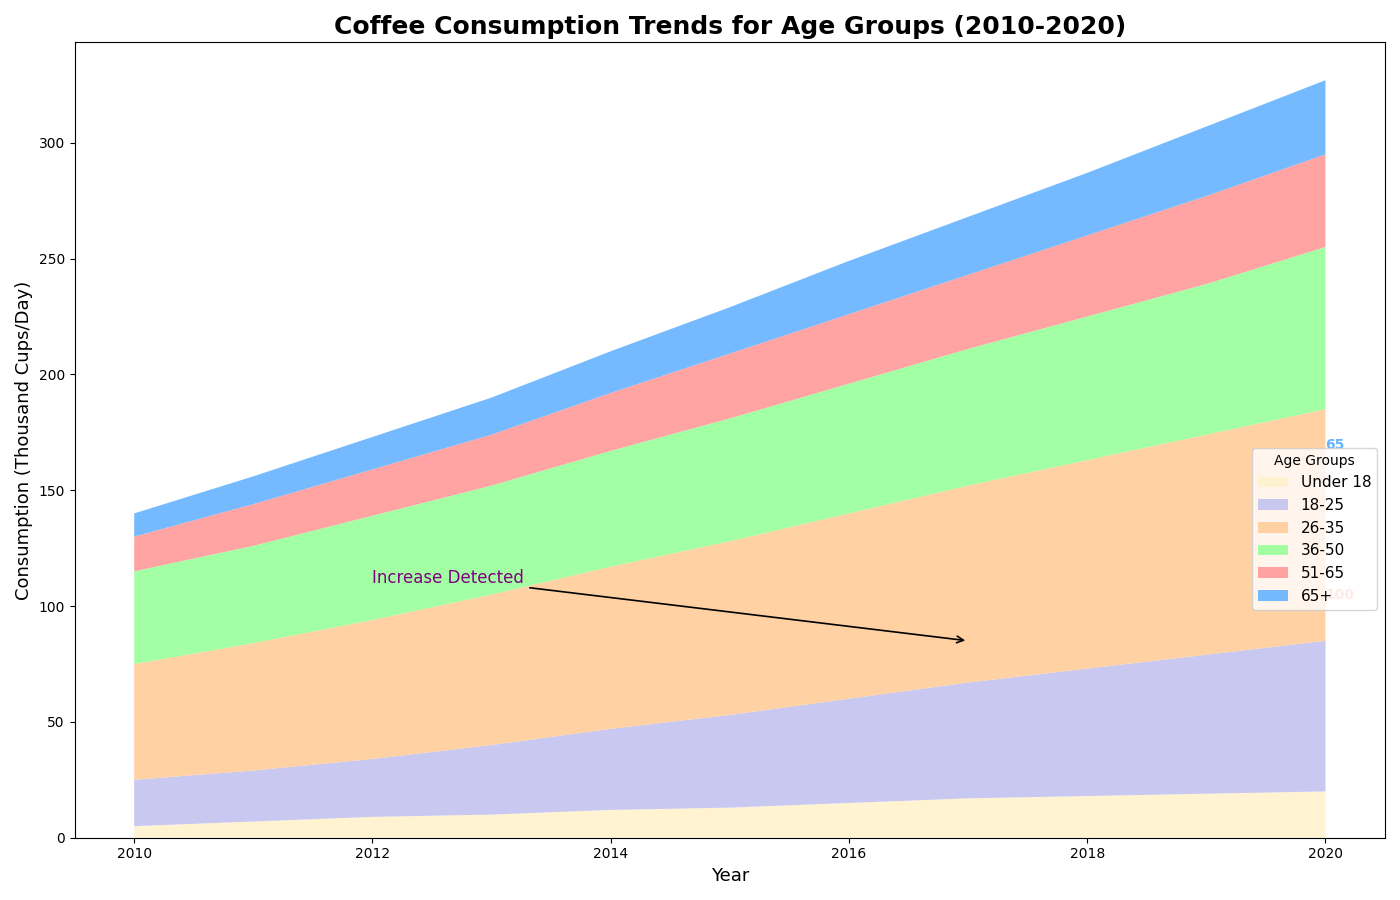

Source code (Python):
import matplotlib.pyplot as plt
import numpy as np

years = np.arange(2010, 2021)

age_18_25 = np.array([20, 22, 25, 30, 35, 40, 45, 50, 55, 60, 65])
age_26_35 = np.array([50, 55, 60, 65, 70, 75, 80, 85, 90, 95, 100])
age_36_50 = np.array([40, 42, 45, 47, 50, 53, 56, 59, 62, 65, 70])
age_51_65 = np.array([15, 18, 20, 22, 25, 28, 30, 32, 35, 38, 40])
age_65_above = np.array([10, 12, 14, 16, 18, 20, 23, 25, 27, 30, 32])

# Adding a new age group with made-up data
age_under_18 = np.array([5, 7, 9, 10, 12, 13, 15, 17, 18, 19, 20])

# Update the consumption data to include the new age group
consumption_data = np.vstack([
    age_under_18, age_18_25, age_26_35, age_36_50, age_51_65, age_65_above
])

plt.figure(figsize=(14, 9))

# Update colors to accommodate the new set
colors = ['#fff2cc', '#c2c2f0', '#ffcc99', '#99ff99', '#ff9999', '#66b3ff']

# Updated labels to reflect the new age group
plt.stackplot(years, consumption_data, 
              labels=['Under 18', '18-25', '26-35', '36-50', '51-65', '65+'], 
              colors=colors, alpha=0.9, linestyle='-.')

plt.title('Coffee Consumption Trends for Age Groups (2010-2020)', fontsize=18, fontweight='bold')
plt.xlabel('Year', fontsize=13)
plt.ylabel('Consumption (Thousand Cups/Day)', fontsize=13)

plt.legend(loc='upper right', bbox_to_anchor=(1, 0.5), title='Age Groups', fontsize=11, frameon=True)

plt.grid(False)

plt.annotate('Increase Detected', xy=(2017, 85), xytext=(2012, 110),
             arrowprops=dict(facecolor='gray', arrowstyle='->', lw=1.2),
             fontsize=12, color='purple')

for i in range(len(years)):
    if i == len(years) - 1:
        plt.text(years[i], consumption_data[2, i] + 3, f'{consumption_data[2, i]}', color=colors[4], fontsize=10, fontweight='bold')
        plt.text(years[i], consumption_data[1, i] + consumption_data[2, i] + 3, f'{consumption_data[1, i]}', color=colors[5], fontsize=10, fontweight='bold')

plt.tight_layout()

plt.show()
